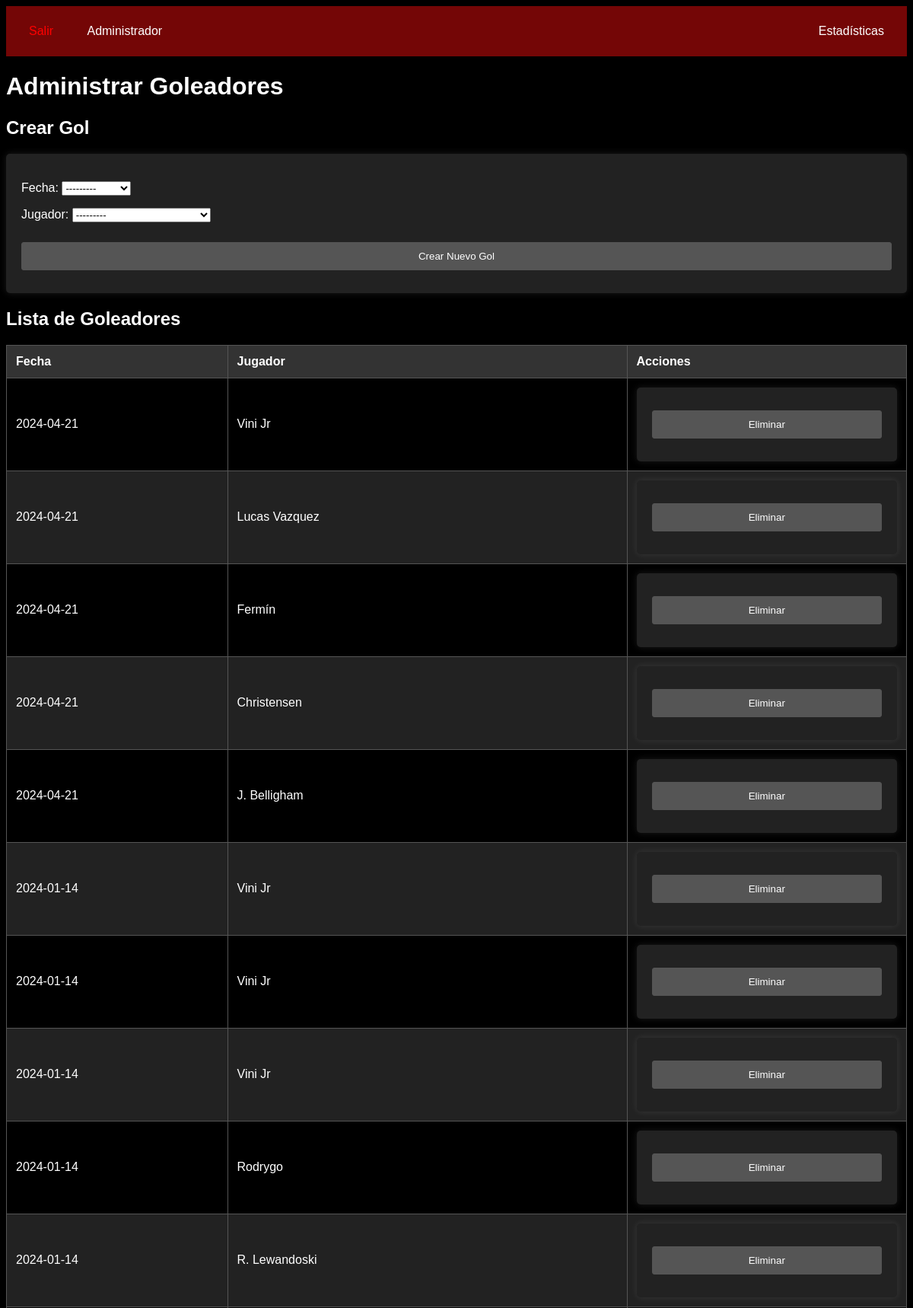
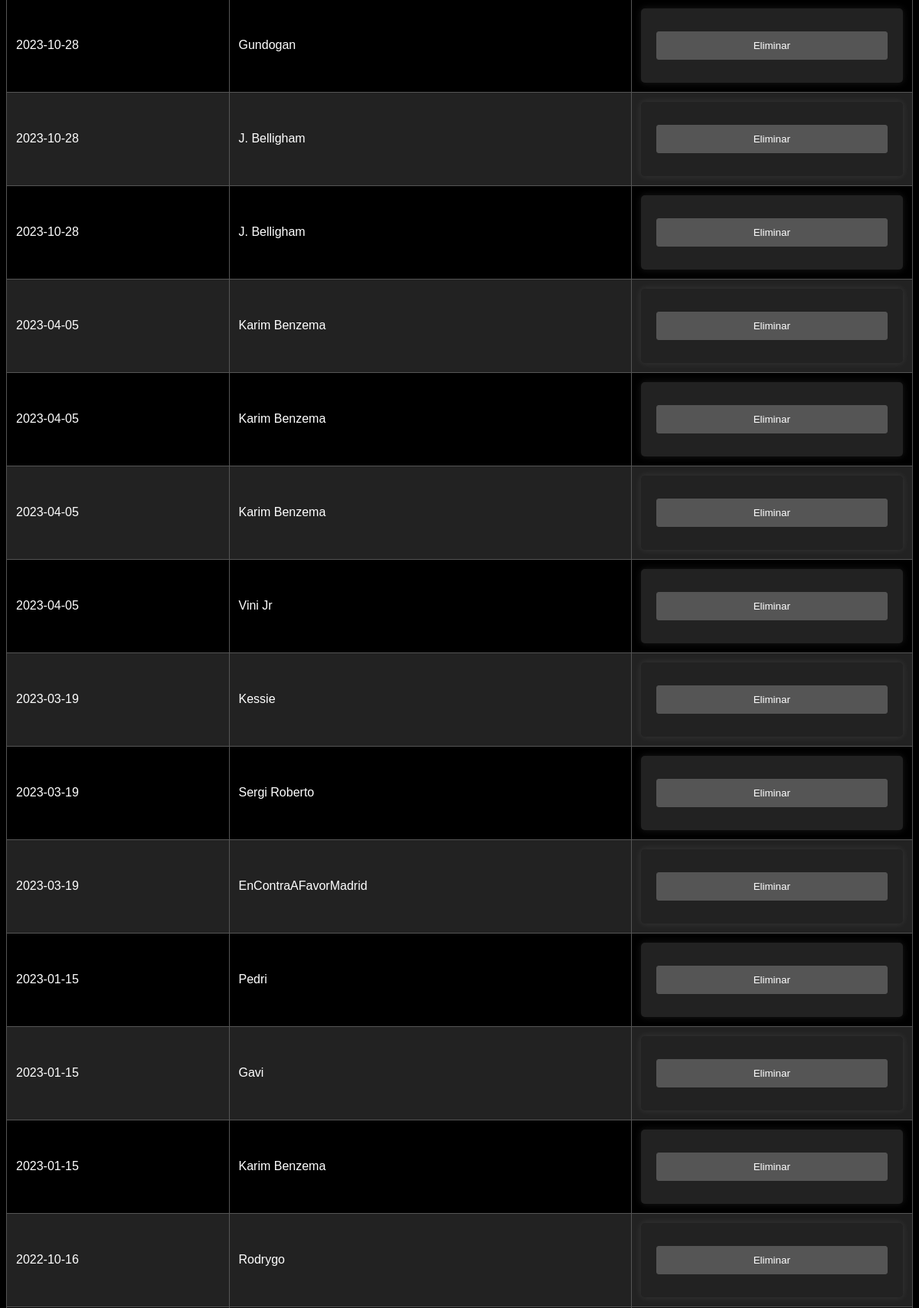
Screenshot of /adminGoleadores/ (signed in, upper part) with the database file from the repository (2 pictures, top to bottom).
### log/models.py (models this page shows, shortened)
class Partidos(models.Model):
    fecha = models.DateField()
    barcelona_total = models.IntegerField(default=0)
    madrid_total = models.IntegerField(default=0)
    ganador = models.CharField(max_length=50,null=True,blank=True)
    estadio = models.ForeignKey(Estadio, on_delete=models.PROTECT)
    def __str__(self):
        return str(self.fecha)

class Goles(models.Model):
    fecha = models.ForeignKey(Partidos, on_delete=models.CASCADE)
    jugador = models.ForeignKey(Jugador, on_delete=models.PROTECT)

class Jugador(models.Model):
    nombre = models.CharField(max_length=150)
    posicion = models.CharField(max_length=50)
    equipo = models.ForeignKey(Equipo, on_delete=models.PROTECT)
    def __str__(self):
        return self.nombre

### log/views.py (the view, shortened to what this page needs)
# urls.py: path('adminGoleadores/', views.adminGoleadores, name='adminGoleadores'),
@login_required
def adminGoleadores(request):
    goles = Goles.objects.all()
    form = GolesForm()
    context = {
        'goles': goles,
        'form': form,
    }
    return render(request, 'log/adminGoleadores.html', context)

### log/forms.py
class GolesForm(ModelForm):
    class Meta:
        model = Goles
        fields = ['fecha', 'jugador']

### log/templates/log/adminGoleadores.html (shortened to what this page needs)
{% extends 'log/base.html' %}
{% load static %}
{% block head %}
<link rel="stylesheet" href="{% static 'log/styles/adminJugadores.css' %}">
{% endblock %}
{% block main %}
    <h1>Administrar Goleadores</h1>
    <h2>Crear Gol</h2>
    <form action="{% url 'adminGoleadores' %}" method="post">
        {{ form.as_p }}
        <button type="submit">Crear Nuevo Gol</button>
    </form>
    <h2>Lista de Goleadores</h2>
    <table>
        <thead>
            <tr>
                <th>Fecha</th>
                <th>Jugador</th>
                <th>Acciones</th>
            </tr>
        </thead>
        <tbody>
            {% for gol in goles %}
                <tr>
                    <td>{{ gol.fecha }}</td>
                    <td>{{ gol.jugador.nombre }}</td>
                    <td>
                        <form action="{% url 'adminGoleadores' %}" method="post">
                            <button type="submit">Eliminar</button>
                        </form>
                    </td>
                </tr>
            {% endfor %}
        </tbody>
    </table>
{% endblock %}

### log/static/log/styles/base.css (style rules this page uses)
body { background-color: black; color: white; }

### log/static/log/styles/adminJugadores.css (style rules this page uses)
body { font-family: Arial, sans-serif; margin: 50; padding: 0; background-color: #000; color: #fff; }
h1, h2 { color: #fff; }
form { background-color: #222; padding: 20px; border-radius: 5px; box-shadow: 0 0 10px rgba(255, 255, 255, 0.1); }
form input, form button { width: 100%; padding: 10px; margin: 10px 0; border: 1px solid #555; background-color: #333; color: #fff; }
form button { background-color: #555; cursor: pointer; }
table { width: 100%; border-collapse: collapse; margin-top: 20px; }
table, th, td { border: 1px solid #555; }
th, td { padding: 12px; text-align: left; color: #fff; }
th { background-color: #333; }
tr:nth-child(even) { background-color: #222; }
button { padding: 10px 20px; margin: 5px; border: none; border-radius: 3px; background-color: #555; color: #fff; cursor: pointer; }

### rows the page displays
Partidos: fecha "---------"
Goles: fecha "2024-04-21", jugador.nombre "Vini Jr"
Goles: fecha "2024-04-21", jugador.nombre "Lucas Vazquez"
Goles: fecha "2024-04-21", jugador.nombre "Fermín"
Goles: fecha "2024-04-21", jugador.nombre "Christensen"
Goles: fecha "2024-04-21", jugador.nombre "J. Belligham"
Goles: fecha "2024-01-14", jugador.nombre "Vini Jr"
Goles: fecha "2024-01-14", jugador.nombre "Vini Jr"
Goles: fecha "2024-01-14", jugador.nombre "Vini Jr"
Goles: fecha "2024-01-14", jugador.nombre "Rodrygo"
Goles: fecha "2024-01-14", jugador.nombre "R. Lewandoski"
Goles: fecha "2023-10-28", jugador.nombre "Gundogan"
Goles: fecha "2023-10-28", jugador.nombre "J. Belligham"
Goles: fecha "2023-10-28", jugador.nombre "J. Belligham"
Goles: fecha "2023-04-05", jugador.nombre "Karim Benzema"
Goles: fecha "2023-04-05", jugador.nombre "Karim Benzema"
Goles: fecha "2023-04-05", jugador.nombre "Karim Benzema"
Goles: fecha "2023-04-05", jugador.nombre "Vini Jr"
Goles: fecha "2023-03-19", jugador.nombre "Kessie"
Goles: fecha "2023-03-19", jugador.nombre "Sergi Roberto"
Goles: fecha "2023-03-19", jugador.nombre "EnContraAFavorMadrid"
Goles: fecha "2023-01-15", jugador.nombre "Pedri"
Goles: fecha "2023-01-15", jugador.nombre "Gavi"
Goles: fecha "2023-01-15", jugador.nombre "Karim Benzema"
Goles: fecha "2022-10-16", jugador.nombre "Rodrygo"
